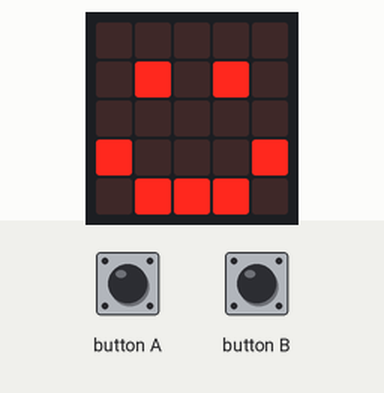
Bench run of a program on a simulated BBC micro:bit (MakeCode). Shown: the board's 5×5 LED display.

Above: at 0.1 s.
At 10.1 s:
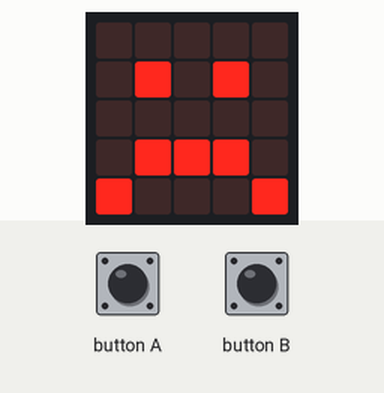
At 20.1 s:
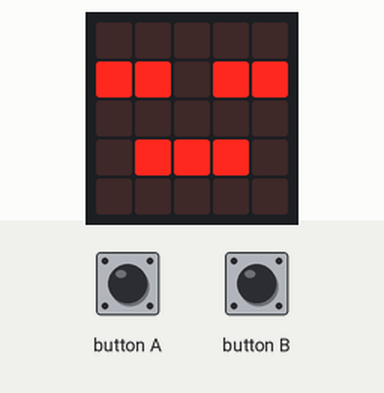

Measured:
- what the display in image 1 shows lasts 10.0 s, from 10.0 s to 20.0 s

The program:

main.ts
```typescript
input.onButtonPressed(Button.A, function () {
    knuffel += 5
})
input.onButtonPressed(Button.B, function () {
    knuffel += 5
})
let knuffel = 20
let voeding = 20
let dood = 0
loops.everyInterval(1000, function () {
    voeding += -1
    knuffel += -1
})
basic.forever(function () {
    if (knuffel > 10 && voeding > 10) {
        basic.showLeds(`
            . . . . .
            . # . # .
            . . . . .
            # . . . #
            . # # # .
            `)
    }
    if (knuffel < 10 && knuffel > 0 && (voeding < 10 && voeding > 0)) {
        basic.showLeds(`
            . . . . .
            . # . # .
            . . . . .
            . # # # .
            # . . . #
            `)
    }
    if (knuffel < 0 && voeding < 0) {
        basic.showLeds(`
            . . . . .
            # # . # #
            . . . . .
            . # # # .
            . . . . .
            `)
    }
})
```

test.ts
```typescript
// tests gaan hier; deze zal niet worden gecompileerd wanneer dit pakket wordt gebruikt als extensie.
```
